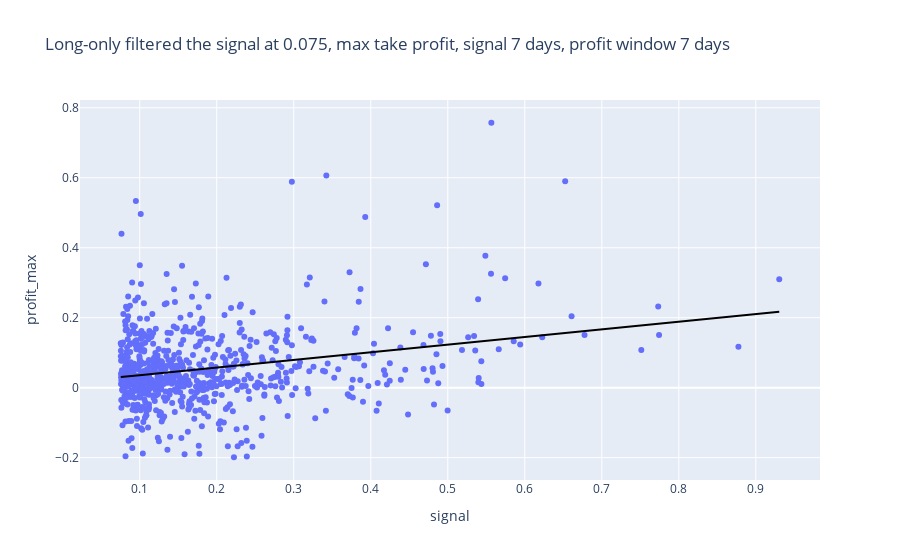

Notebook code cell kept with this figure:
### Markdown cell above
### Filtered signal

Remove low signals below a certain threshold and see if it affects the correlation between the signal and the profit.

### Code cell
threshold = 0.075

filtered_df = df_long_only.loc[abs(df_long_only["signal"]) >= threshold]

fig = px.scatter(
    filtered_df, 
    x="signal", 
    y="profit_max", 
    trendline="ols", 
    trendline_color_override="black", 
    title=f"Long-only filtered the signal at {threshold}, max take profit, signal {signal_window_label}, profit window {profit_window_label}"
)
fig.show()

fig = px.scatter(
    filtered_df, 
    x="signal", 
    y="profit", 
    trendline="ols", 
    trendline_color_override="black", 
    title=f"Long-only filtered the signal at {threshold}, profit last day, signal {signal_window_label}, profit window {profit_window_label}")
fig.show()

fig = px.scatter(
    df_long_only, 
    x="signal", 
    y="profit", 
    trendline="ols", 
    trendline_color_override="black", 
    title=f"No filter, profit last day, signal {signal_window_label}, profit window {profit_window_label}")
fig.show()

filtered_df = df_short_only.loc[abs(df_short_only["signal"]) >= threshold]

fig = px.scatter(
    filtered_df, 
    x="signal", 
    y="profit_max", 
    trendline="ols", 
    trendline_color_override="black", 
    title=f"Short only filtered the signal at {threshold}, max take profit, signal {signal_window_label}, profit window {profit_window_label}"
)
fig.show()

fig = px.scatter(
    filtered_df, 
    x="signal", 
    y="profit", 
    trendline="ols", 
    trendline_color_override="black", 
    title=f"Short only filtered the signal at {threshold}, profit last day, signal {signal_window_label}, profit window {profit_window_label}")
fig.show()

### Figure 1 — Plotly figure (JSON) as saved in the notebook; plotly's stock layout.template omitted (floating-point values rounded to 4 significant figures; data arrays with more than 128 entries replaced by an {"elided": "..."} marker saying what was removed)
{"data": [{"hovertemplate": "signal=%{x}<br>profit_max=%{y}<extra></extra>", "legendgroup": "", "marker": {"color": "#636efa", "symbol": "circle"}, "mode": "markers", "name": "", "orientation": "v", "showlegend": false, "type": "scatter", "x": {"elided": "748 float values"}, "xaxis": "x", "y": {"elided": "748 float values"}, "yaxis": "y"}, {"hovertemplate": "<b>OLS trendline</b><br>profit_max = 0.218634 * signal + 0.0138727<br>R<sup>2</sup>=0.065640<br><br>signal=%{x}<br>profit_max=%{y} <b>(trend)</b><extra></extra>", "legendgroup": "", "line": {"color": "black"}, "marker": {"color": "#636efa", "symbol": "circle"}, "mode": "lines", "name": "", "showlegend": false, "type": "scatter", "x": {"elided": "748 float values"}, "xaxis": "x", "y": {"elided": "748 float values"}, "yaxis": "y"}], "layout": {"legend": {"tracegroupgap": 0}, "title": {"text": "Long-only filtered the signal at 0.075, max take profit, signal 7 days, profit window 7 days"}, "xaxis": {"anchor": "y", "domain": [0, 1], "title": {"text": "signal"}}, "yaxis": {"anchor": "x", "domain": [0, 1], "title": {"text": "profit_max"}}}}
